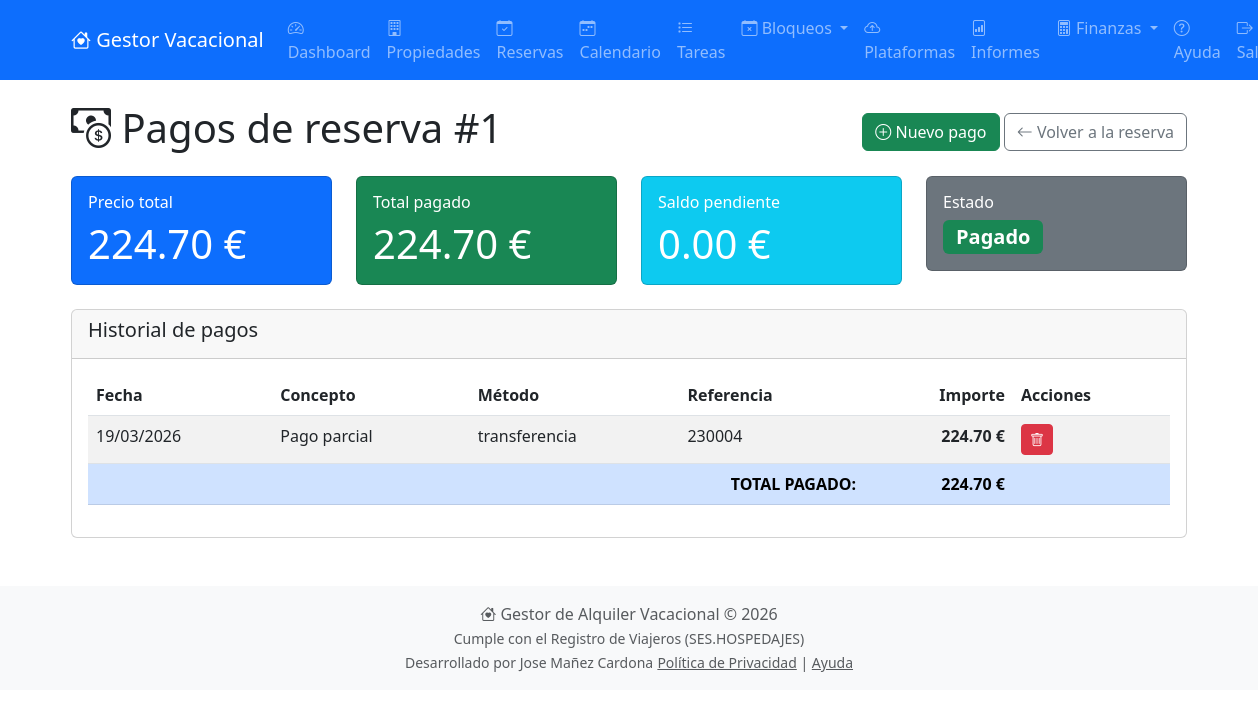
Screenshot of /pagos/reserva/1 (signed in) with the database file from the repository.
### models.py (models this page shows, shortened)
class Reserva(db.Model):
    __tablename__ = 'reservas'
    id = db.Column(db.Integer, primary_key=True)
    propiedad_id = db.Column(db.Integer, db.ForeignKey('propiedades.id'), nullable=False)
    num_huespedes = db.Column(db.Integer, default=1)
    num_menores = db.Column(db.Integer, default=0)
    relacion_parentesco = db.Column(db.String(200), nullable=True)
    fecha_entrada = db.Column(db.Date, nullable=False)
    fecha_salida = db.Column(db.Date, nullable=False)
    subtotal_habitaciones = db.Column(db.Float, default=0)
    impuesto_aplicado = db.Column(db.Float, default=0)
    total_impuestos = db.Column(db.Float, default=0)
    retencion_aplicada = db.Column(db.Float, default=0)
    retencion_total = db.Column(db.Float, default=0)  # Nota: en tu error aparece 'retención_total'
    precio_total = db.Column(db.Float)
    deposito_pagado = db.Column(db.Float, default=0)
    saldo_pendiente = db.Column(db.Float, default=0)
    fecha_pago_total = db.Column(db.Date, nullable=True)
    estado = db.Column(db.String(20), default='confirmada')
    notas = db.Column(db.Text)
    fecha_creacion = db.Column(db.DateTime, default=datetime.utcnow)
    origen = db.Column(db.String(50), default='manual')
    external_id = db.Column(db.String(100), unique=True, nullable=True)
    propiedad = db.relationship('Propiedad', back_populates='reservas')
    tareas = db.relationship('Tarea', back_populates='reserva_rel', lazy='dynamic')
    habitaciones_asignadas = db.relationship('ReservaHabitacion', back_populates='reserva', lazy='dynamic', cascade='all, delete-orphan')
    pagos = db.relationship('PagoReserva', back_populates='reserva', lazy='dynamic', cascade='all, delete-orphan')
    ingresos = db.relationship('Ingreso', back_populates='reserva', lazy='dynamic')
    huespedes = db.relationship('Huesped', back_populates='reserva', lazy='dynamic', cascade='all, delete-orphan')

class PagoReserva(db.Model):
    __tablename__ = 'pagos_reserva'
    id = db.Column(db.Integer, primary_key=True)
    reserva_id = db.Column(db.Integer, db.ForeignKey('reservas.id'), nullable=False)
    fecha_pago = db.Column(db.Date, nullable=False, default=datetime.utcnow)
    monto = db.Column(db.Float, nullable=False)
    metodo_pago = db.Column(db.String(50), nullable=False)
    concepto = db.Column(db.String(200))
    referencia = db.Column(db.String(100))
    observaciones = db.Column(db.Text)
    fecha_registro = db.Column(db.DateTime, default=datetime.utcnow)
    ingreso_id = db.Column(db.Integer, db.ForeignKey('ingresos.id'), nullable=True)
    reserva = db.relationship('Reserva', back_populates='pagos')
    ingreso = db.relationship('Ingreso', back_populates='pago_asociado', uselist=False)

### pagos.py (the view)
@pagos_bp.route('/reserva/<int:reserva_id>')
@login_required
def index(reserva_id):
    reserva = Reserva.query.get_or_404(reserva_id)
    propiedad = Propiedad.query.get(reserva.propiedad_id)
    if propiedad.usuario_id != current_user.id:
        flash('No autorizado', 'danger')
        return redirect(url_for('reservas.index'))
    pagos = PagoReserva.query.filter_by(reserva_id=reserva_id).order_by(PagoReserva.fecha_pago.desc()).all()
    total_pagado = sum(p.monto for p in pagos)
    return render_template('pagos/index.html',
                          reserva=reserva,
                          pagos=pagos,
                          total_pagado=total_pagado)

### app.py (called while the page is built)
@login.user_loader
def load_user(user_id):
    return db.session.get(User, int(user_id))

### templates/pagos/index.html (shortened to what this page needs)
{% extends "base.html" %}
{% block content %}
<div class="d-flex justify-content-between align-items-center mb-3">
    <h1>
        <i class="bi bi-cash-coin"></i> Pagos de reserva #{{ reserva.id }}
    </h1>
    <div>
        <a href="{{ url_for('pagos.nuevo', reserva_id=reserva.id) }}" class="btn btn-success">
            <i class="bi bi-plus-circle"></i> Nuevo pago
        </a>
        <a href="{{ url_for('reservas.ver', id=reserva.id) }}" class="btn btn-outline-secondary">
            <i class="bi bi-arrow-left"></i> Volver a la reserva
        </a>
    </div>
</div>
<div class="row mb-4">
    <div class="col-md-3">
        <div class="card text-white bg-primary">
            <div class="card-body">
                <h6 class="card-title">Precio total</h6>
                <p class="card-text display-6">{{ "%.2f"|format(reserva.precio_total) }} €</p>
            </div>
        </div>
    </div>
    <div class="col-md-3">
        <div class="card text-white bg-success">
            <div class="card-body">
                <h6 class="card-title">Total pagado</h6>
                <p class="card-text display-6">{{ "%.2f"|format(total_pagado) }} €</p>
            </div>
        </div>
    </div>
    <div class="col-md-3">
        <div class="card text-white {% if reserva.saldo_pendiente > 0 %}bg-warning{% else %}bg-info{% endif %}">
            <div class="card-body">
                <h6 class="card-title">Saldo pendiente</h6>
                <p class="card-text display-6">{{ "%.2f"|format(reserva.saldo_pendiente) }} €</p>
            </div>
        </div>
    </div>
    <div class="col-md-3">
        <div class="card text-white bg-secondary">
            <div class="card-body">
                <h6 class="card-title">Estado</h6>
                <p class="card-text">
                    {% if reserva.saldo_pendiente <= 0 %}
                    <span class="badge bg-success fs-5">Pagado</span>
                    {% else %}
                    <span class="badge bg-warning fs-5">Pendiente</span>
                    {% endif %}
                </p>
            </div>
        </div>
    </div>
</div>
{% if pagos %}
<div class="card">
    <div class="card-header">
        <h5>Historial de pagos</h5>
    </div>
    <div class="card-body">
        <table class="table table-striped">
            <thead>
                <tr>
                    <th>Fecha</th>
                    <th>Concepto</th>
                    <th>Método</th>
                    <th>Referencia</th>
                    <th class="text-end">Importe</th>
                    <th>Acciones</th>
                </tr>
            </thead>
            <tbody>
                {% for pago in pagos %}
                <tr>
                    <td>{{ pago.fecha_pago.strftime('%d/%m/%Y') }}</td>
                    <td>{{ pago.concepto }}</td>
                    <td>{{ pago.metodo_pago }}</td>
                    <td>{{ pago.referencia or '-' }}</td>
                    <td class="text-end fw-bold">{{ "%.2f"|format(pago.monto) }} €</td>
                    <td>
                        <form action="{{ url_for('pagos.eliminar', id=pago.id) }}" method="POST" class="d-inline">
                            <button type="submit" class="btn btn-sm btn-danger"
                                    onclick="return confirm('¿Eliminar este pago? Esto afectará al saldo de la reserva.')">
                                <i class="bi bi-trash"></i>
                            </button>
                        </form>
                    </td>
                </tr>
                {% endfor %}
            </tbody>
            <tfoot>
                <tr class="table-primary">
                    <th colspan="4" class="text-end">TOTAL PAGADO:</th>
                    <th class="text-end">{{ "%.2f"|format(total_pagado) }} €</th>
                    <th></th>
                </tr>
            </tfoot>
        </table>
    </div>
</div>
{% else %}
<div class="alert alert-info">
    <i class="bi bi-info-circle"></i> No hay pagos registrados para esta reserva.
    <a href="{{ url_for('pagos.nuevo', reserva_id=reserva.id) }}" class="alert-link">Registrar primer pago</a>.
</div>
{% endif %}
{% endblock %}

### rows the page displays
Reserva: id "1", precio_total "224.70", saldo_pendiente "0.00"
PagoReserva: fecha_pago "19/03/2026", concepto "Pago parcial", metodo_pago "transferencia", referencia "230004", monto "224.70"

### other values shown
{{ "%.2f"|format(total_pagado) }} "224.70"
